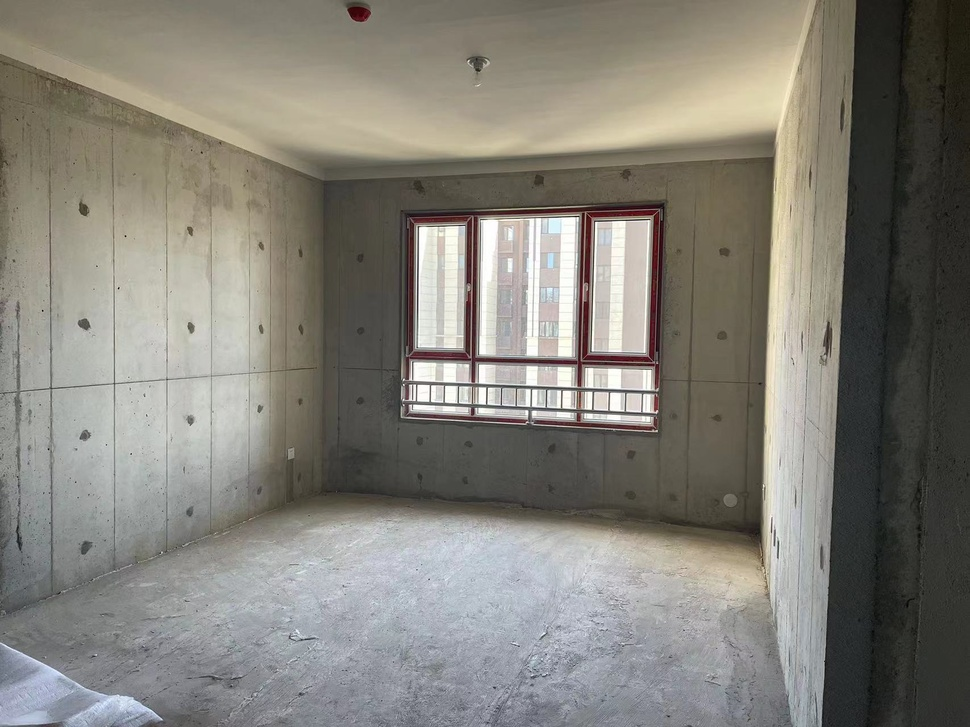
#> input picture 小游戏5-智能装修/house.jpg, 970 x 727 px, shrunk from 1707 x 1280 before the run
$ python '只能装修.py'
#> lines starting #> are read from the running program, lines starting #| are printed output that depends on the picture; after the words box and inside, x2 and y2 are one past the last pixel; in counts of white or black regions, pixels touching at a corner belong together
import cv2
import numpy as np

def apply_renovation_effects(photo_path):
#> called with photo_path = 'house.jpg'
    image = cv2.imread(photo_path)
#> image is the input picture: shape (727, 970, 3); mean B, G, R 120.9, 128.9, 131.7
    if image is None:
        print("无法读取照片")
        return

    # 模拟墙壁颜色变化
    # 创建一个颜色遮罩
    mask = np.zeros_like(image)
    mask[:] = [0, 128, 255]  # BGR 颜色值
    alpha = 0.5  # 透明度
    image = cv2.addWeighted(mask, alpha, image, 1 - alpha, 0)
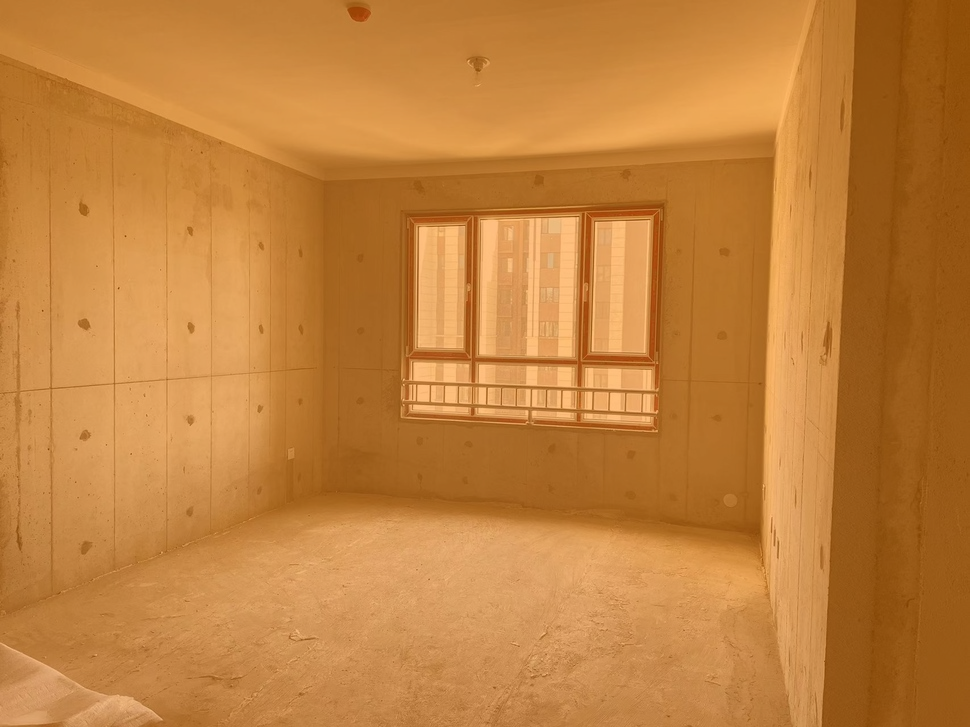
#> image: shape (727, 970, 3); mean B, G, R 60.5, 128.4, 193.3
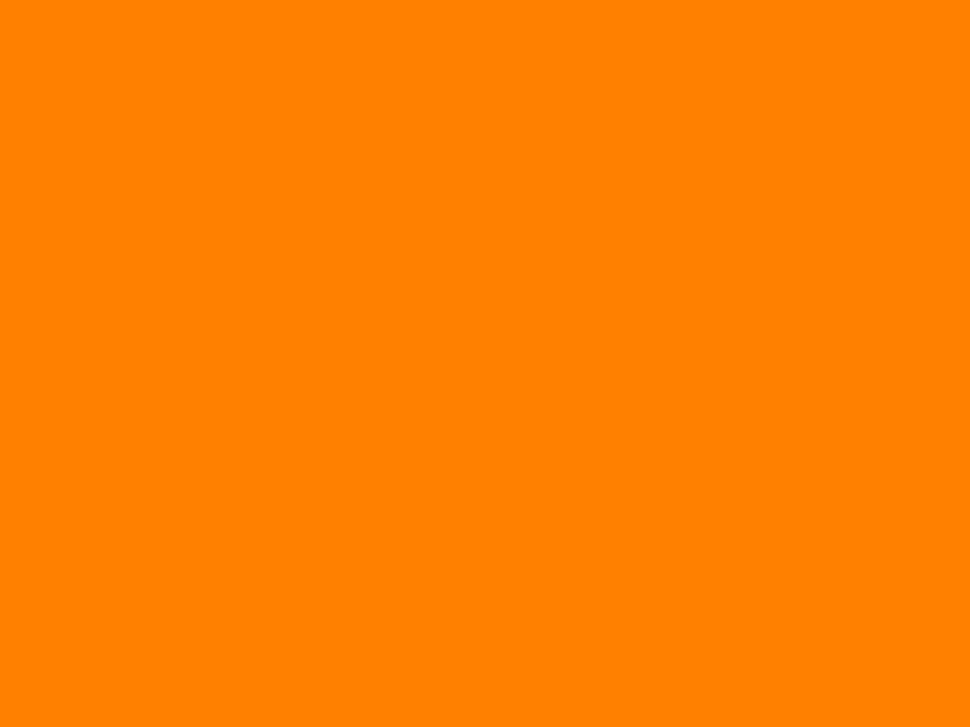
#> mask: shape (727, 970, 3); mean B, G, R 0, 128, 255

    # 添加简单的家具效果（例如矩形表示的桌子）
    start_point = (50, 200)
    end_point = (200, 300)
    color = (0, 255, 0)  # 绿色
    thickness = -1  # 填充矩形
    image = cv2.rectangle(image, start_point, end_point, color, thickness)
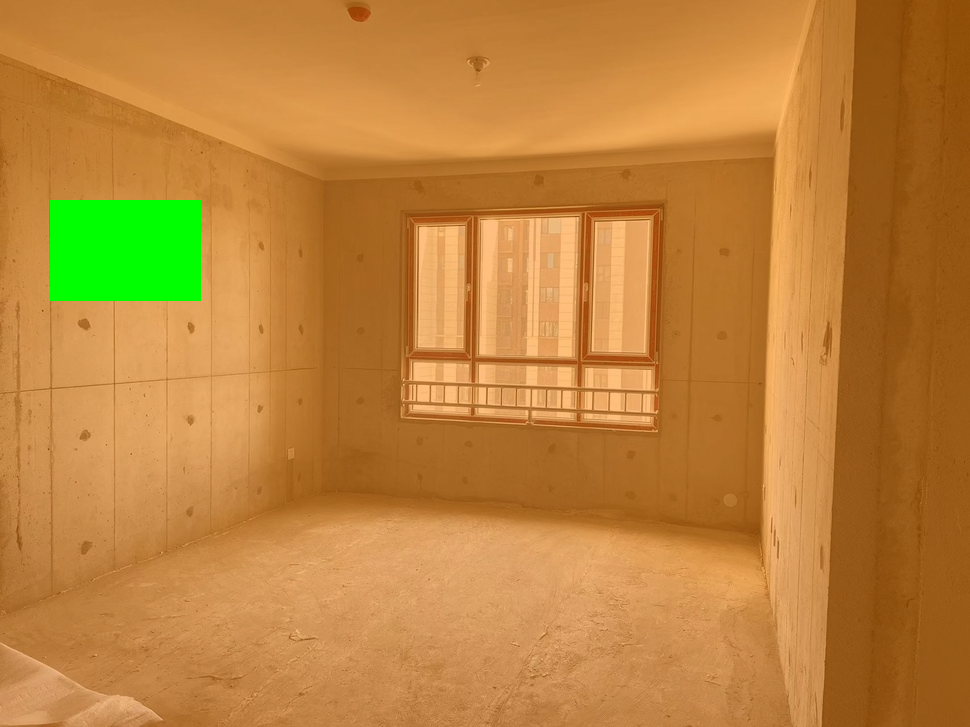
#> image: shape (727, 970, 3); 2.16% of pixels changed, all inside (x1, y1, x2, y2) = (50, 200, 201, 301)

    # 显示效果图
    cv2.imshow('Renovated Room', image)
    cv2.imwrite('renovated_room.jpg', image)  # 保存效果图
    cv2.waitKey(0)
    cv2.destroyAllWindows()

photo_path = 'house.jpg'  # 假设你已经拍摄并保存了照片
apply_renovation_effects(photo_path)
